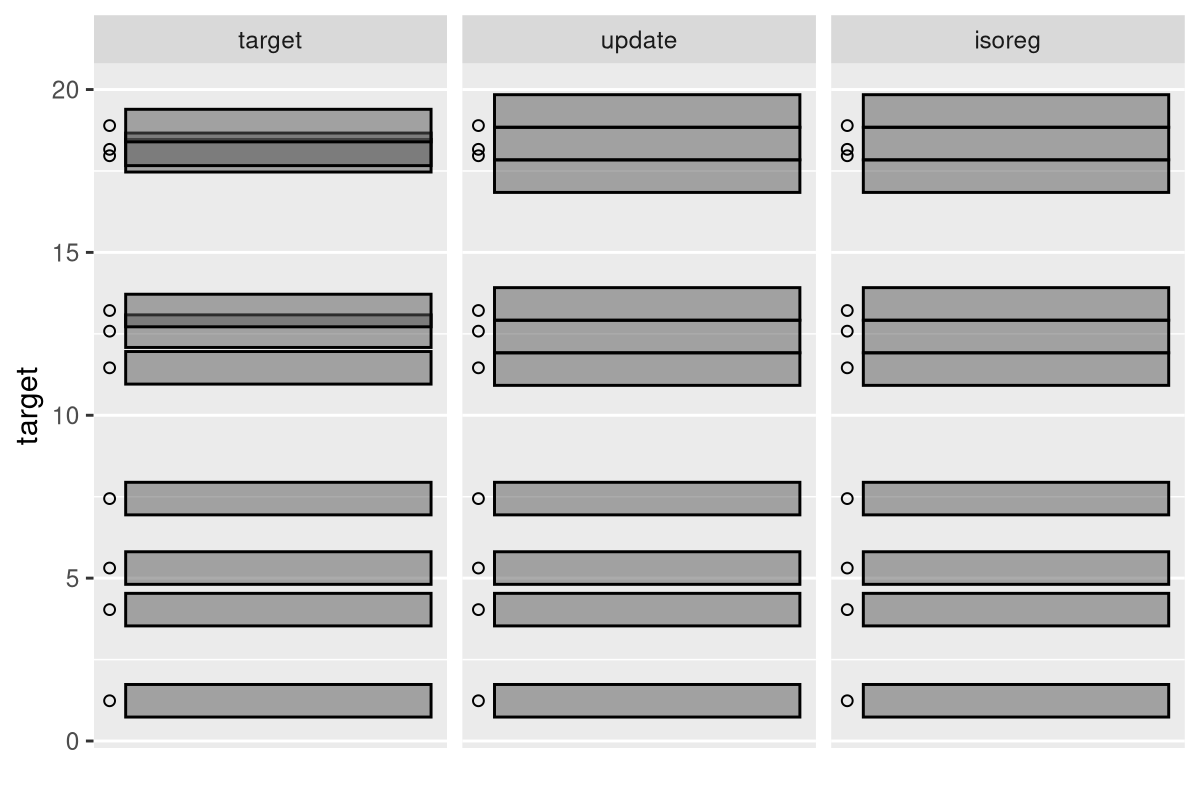

Source code (R):
N.boxes <- 10
set.seed(1)
target <- sort(runif(N.boxes, 0, 2*N.boxes))

B.lo <- 0
B.hi <- 20
h.vec <- rep(0.5, N.boxes)
l.vec <- cumsum(c(B.lo,h.vec[-N.boxes])+h.vec)
d.vec <- target-l.vec
iso.list <- isoreg(d.vec)
x.vec <- iso.list$yf+l.vec
library(data.table)
library(ggplot2)
get_update <- function(target, current, half.size)data.table(
  target, current, half.size
)[
, active := !c(TRUE, (current+half.size)[-.N] < (current-half.size)[-1])
][
, cluster := cumsum(!active)
][
, offset := cumsum(c(0,half.size[-1]+half.size[-.N])), by=cluster
][
, update := offset+mean(current-offset), by=cluster
][]

done <- FALSE
current <- target
while(!done){
  it.dt <- get_update(target, current, 0.5)
  current <- it.dt$update
  if(it.dt[, sum(abs(current-update))<1e-10])done <- TRUE
}

rect.info <- rbind(
  data.table(variable="target"),
  data.table(variable="update"),
  data.table(variable="isoreg")
)
it.dt[, isoreg := x.vec ]
it.dt[, update-isoreg]
(target.long <- melt(
  it.dt,
  measure.vars=rect.info$variable
)[rect.info, on="variable"][, Variable := factor(variable, rect.info$variable)])
gg <- ggplot()+
  geom_point(aes(
    0, target),
    shape=1,
    data=it.dt)+
  geom_rect(aes(
    xmin=1, xmax=20,
    ymin=value-half.size, ymax=value+half.size),
    color="black",
    alpha=0.5,
    data=target.long)+
  facet_grid(. ~ Variable)+
  scale_x_continuous("", breaks=c())

png("figure-isoreg.png", width=6, height=4, units="in", res=200)
print(gg)
dev.off()
